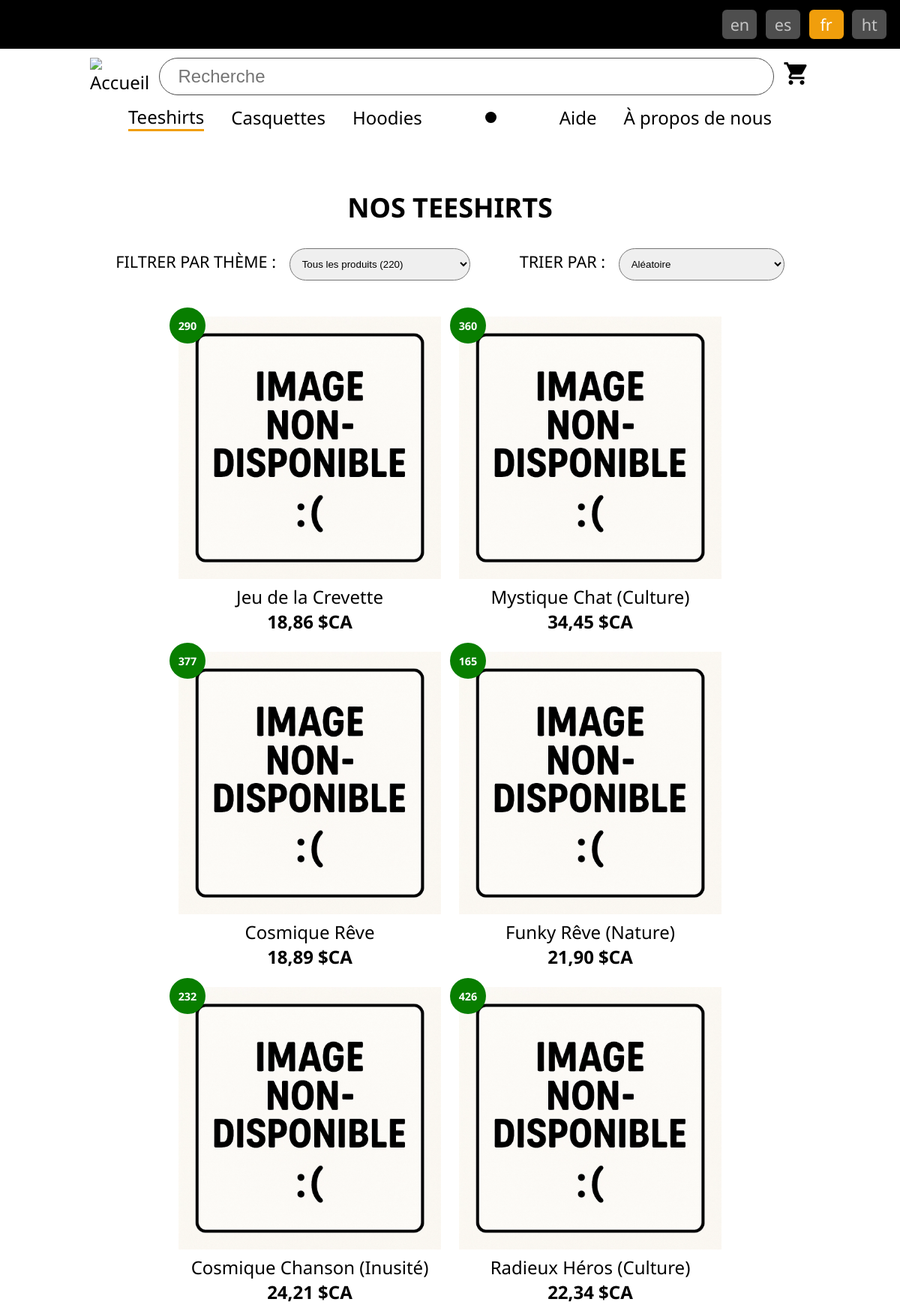
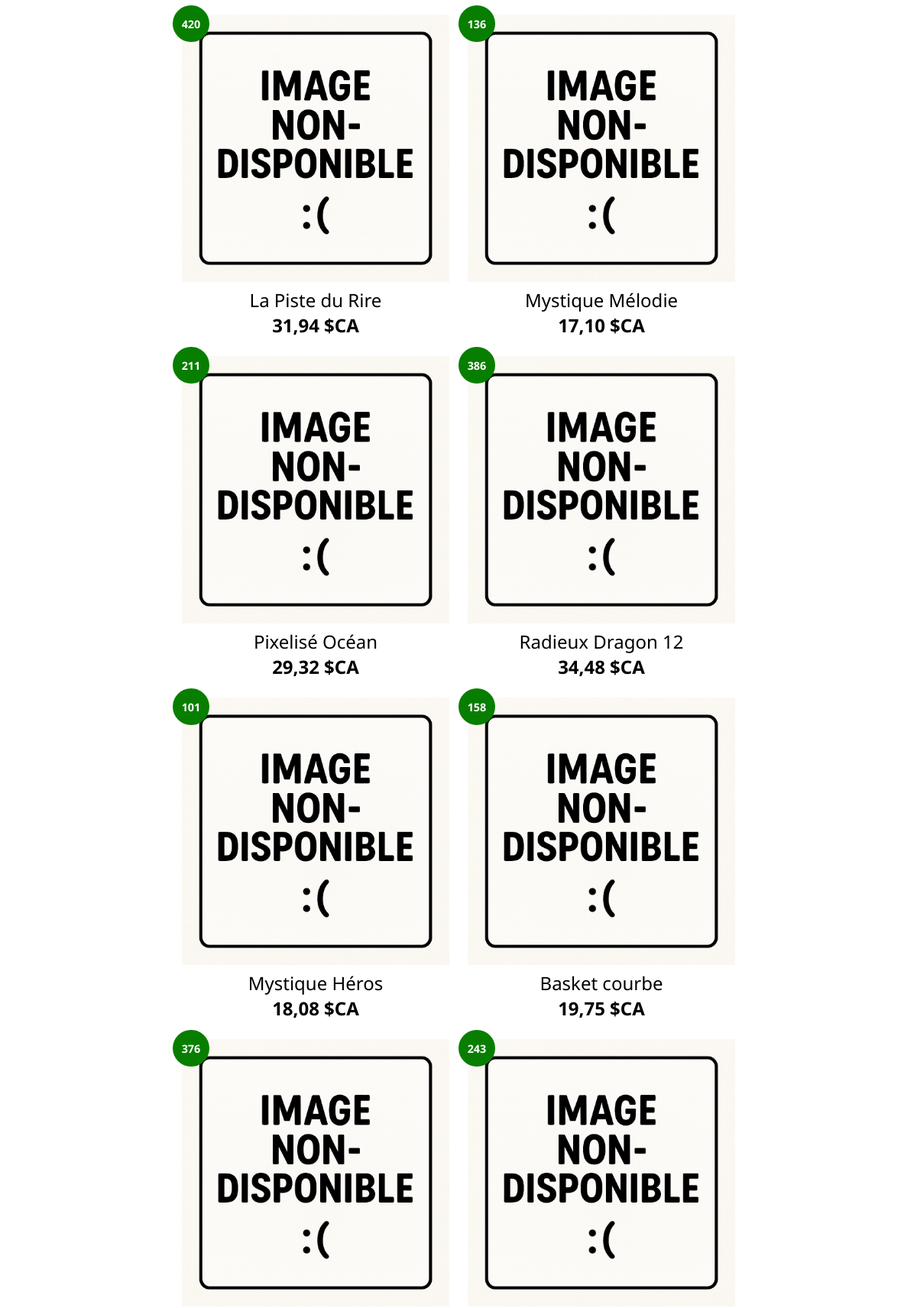
The app's page /teeshirts.php (upper part) with its own data (2 pictures, top to bottom).
### tables this page shows
CREATE TABLE `produits` (
  `id` SMALLINT NOT NULL AUTO_INCREMENT,
  `nom` VARCHAR(200) NOT NULL,
  `ventes` SMALLINT NOT NULL DEFAULT 0,
  `dac` DATE NOT NULL,
  `prix` DECIMAL(5,2) NOT NULL,
  `fichierImage` CHAR(11) NOT NULL DEFAULT 'ts0000.webp',
  `themeId` TINYINT NOT NULL,
  `categorieId` TINYINT NOT NULL,
  PRIMARY KEY (`id`),
  UNIQUE KEY (`nom`, `categorieId`)
) COMMENT 'les produits';

### lib/i18n.lib.php (called while the page is built, shortened)
<?php
function obtenirLanguesDisponibles()
{
    $langues = [];
    $contenuI18n = scandir("i18n");
    foreach ($contenuI18n as $nomFichier) {
        if ($nomFichier != "." && $nomFichier != "..") {
            $langues[] = substr($nomFichier, 0, 2);
        }
    }
    return $langues;
}
function determinerCodeLangue($codesLangues)
{
    $langue = "fr";
    return $langue;
}
function recupererTextesStatiques($codeLangue, $page)
{
    $textesChaineJson =  file_get_contents("i18n/" . $codeLangue . ".json");
    $textes = json_decode($textesChaineJson);
    return [
        $textes->entete,
        $textes->pied2page,
        $textes->$page,
        $textes->catalogue
    ];
}

### teeshirts.php (the view, shortened to what this page needs)
<?php
$page = "teeshirts";
include("commun/entete.inc.php");
$tri = $_GET["tri"] ?? "RAND()";
$filtre = $_GET["filtre"] ?? "tous";
$filtreSql = $filtre!="tous" ? " AND themeId=$filtre" : "";
$cnx = mysqli_connect('localhost', 'root', '');
mysqli_set_charset($cnx, 'utf8mb4');
mysqli_select_db($cnx, 'teetim');
$produitsJE = mysqli_query($cnx,
	"SELECT * FROM produits WHERE categorieId=1 $filtreSql ORDER BY $tri");
$produits = mysqli_fetch_all($produitsJE, MYSQLI_ASSOC);
$decompteProduits = count($produits);
?>
<main class="page-produits page-teeshirts">
	<article class="amorce">
		<h1><?= $_->titre; ?></h1>
		<form class="controle" action="">
			<div class="filtre">
				<label for="filtre">Filtrer par thème : </label>
				<select name="filtre" id="filtre">
					<option value="tous">Tous les produits (<?= $decompteProduits; ?>)</option>
				</select>
			</div>
			<div class="tri">
				<label for="tri"><?= $_cat->etiquetteTri; ?></label>
				<select name="tri" id="tri">
					<option <?= ($tri=="RAND()") ? "selected" : ""; ?> value="RAND()"><?= $_cat->triAleatoire; ?></option>
				</select>
			</div>
		</form>
	</article>
	<article class="principal">
		<?php
		foreach ($produits as $prd) :
			$fichierImage = "images/produits/teeshirts/{$prd['fichierImage']}";
		?>
			<div class="produit">
				<?php if($prd["ventes"] > 0) : ?>
					<span class="ventes"><?= $prd["ventes"]; ?></span>
				<?php endif; ?>
				<span class="image">
					<img
						src="<?= $fichierImage; ?>"
						alt="<?= $prd["nom"]; ?>"
					>
				</span>
				<span class="nom"><?= $prd["nom"]; ?></span>
				<span class="prix">
					<?=
						MessageFormatter::formatMessage(
							$langue, "{0, number, :: currency/CAD}",
							[$prd["prix"]]
						)
					?>
				</span>
			</div>
		<?php endforeach; ?>
	</article>
</main>
<?php
include("commun/pied2page.inc.php");
?>

### commun/entete.inc.php (shortened to what this page needs)
<?php
include("lib/i18n.lib.php");
$languesDisponibles = obtenirLanguesDisponibles();
$langue = determinerCodeLangue($languesDisponibles);
[$_ent, $_pp, $_, $_cat] = recupererTextesStatiques($langue, $page);
?>
<!DOCTYPE html>
<html lang="<?= $langue; ?>">
<head>
    <link rel="stylesheet" href="css/styles.css">
</head>
<body>
    <div class="conteneur">
        <header>
            <nav class="barre-haut">
                <?php foreach ($languesDisponibles as $codeLangue) :  ?>
                    <a
                        <?= $langue == $codeLangue ? 'class="actif"' : '' ?>
                        href="?lan=<?= $codeLangue; ?>">
                        <?= $codeLangue; ?>
                    </a>
                <?php endforeach ?>
            </nav>
            <nav class="barre-logo">
                <a class="logo" href="index.php"><img src="images/logo.png" alt="<?= $_ent->logoAlt; ?>"></a>
                <div class="panier-icone">
					<label for="panier-cc" class="material-icons">shopping_cart</label>
				</div>
                <input class="recherche" type="search" name="motscles" placeholder="<?= $_ent->recherchePlaceholder; ?>">
            </nav>
            <nav class="principale">
                <a <?= $page == "teeshirts" ? ' class="actif" ' : '' ?> href="teeshirts.php"><?= $_ent->menuTeeshirts; ?></a>
                <a <?= $page == "casquettes" ? ' class="actif" ' : '' ?> href="casquettes.php"><?= $_ent->menuCasquettes; ?></a>
                <a <?= $page == "hoodies" ? ' class="actif" ' : '' ?> href="hoodies.php"><?= $_ent->menuHoodies; ?></a>
                <span class="separateur"></span>
                <a <?= $page == "aide" ? ' class="actif" ' : '' ?> href="aide.php"><?= $_ent->menuAide; ?></a>
                <a <?= $page == "apropos" ? ' class="actif" ' : '' ?> href="apropos.php"><?= $_ent->menuNous; ?></a>
            </nav>
        </header>

### commun/pied2page.inc.php (shortened to what this page needs)
    </div>
</body>
</html>

### css/styles.css (style rules this page uses)
*, *::after, *::before { box-sizing: border-box; }
html { font-size: clamp(18px, 2vw, 24px); }
body { margin: 0; padding: 0; font-family: 'Noto Sans'; }
a, a:active, a:visited, a:link { color: inherit; text-decoration: none; }
.conteneur { width: 100%; height: 100vh; display: flex; flex-direction: column; }
nav.barre-haut { font-size: 0.9rem; background-color: var(--clr-fond-principale); color: var(--clr-texte-tertiaire); }
nav.barre-haut { margin: 0; padding: 0.5rem; padding-right: 0.5rem; display: flex; justify-content: flex-end; }
nav.barre-haut a { list-style: none; text-align: center; width: 2rem; margin: 0 0.2rem; padding: 0.2rem; border: 1px solid var(--clr-bordure-secondaire); background-color: var(--clr-fond-tertiaire); border-radius: 0.3rem; }
nav.barre-haut a.actif { background-color: var(--clr-fond-actif); color: var(--clr-texte-secondaire); }
.barre-logo { width: 80%; margin: 0.5rem auto; display: flex; align-items: center; justify-content: space-between; column-gap: 0.5rem; flex-wrap: wrap; }
.barre-logo .logo img { width: clamp(125px, 25vw, 250px); }
.barre-logo .recherche { width: 100%; flex-grow: 1; height: 50px; border: 1px solid var(--clr-fond-tertiaire); border-radius: 50px; padding: 0 1rem; font-size: 1rem; }
.barre-logo .panier-icone { position: relative; }
.barre-logo .panier-icone label { font-size: 1.5rem; cursor: pointer; }
nav.principale { display: none; position: absolute; top: 0; left: 0; bottom: 0; translate: -100%; background-color: var(--clr-fond-menu-responsive); flex-direction: column; justify-content: flex-start; align-items: flex-start; row-gap: 1.5rem; padding: 1rem; }
nav.principale .separateur { width: 100%; height: 2px; background-color: var(--clr-fond-principale); }
nav.principale a.actif { border-bottom: 3px solid var(--clr-fond-actif); }
main { flex-grow: 1; width: 95vw; margin: 2rem auto; }
main.page-produits .amorce { display: flex; flex-direction: column; align-items: center; text-transform: uppercase; }
main.page-produits .amorce .controle { display: flex; flex-direction: column; align-items: center; row-gap: 0.75rem; font-size: 0.9rem; }
main.page-produits .amorce .controle select { margin-left: 0.5rem; padding: 0.5rem 3rem 0.5rem 0.5rem; border-radius: 1rem; }
main.page-produits .principal { margin: 1rem auto; width: 90vw; margin-top: 2rem; display: flex; justify-content: center; flex-wrap: wrap; gap: 1rem; }
main.page-produits .principal .produit { position: relative; width: 33%; min-width: 200px; max-width: 350px; display: flex; flex-direction: column; cursor: pointer; }
main.page-produits .principal .produit .ventes { position: absolute; top: -0.5rem; left: -0.5rem; display: flex; justify-content: center; align-items: center; width: 2rem; height: 2rem; background-color: var(--clr-fond-badge); color: var(--clr-texte-secondaire); border-radius: 50%; font-size: 0.6rem; font-weight: bold; }
main.page-produits .principal .produit .image img { width: 100%; }
main.page-produits .principal .produit .nom { text-align: center; }
main.page-produits .principal .produit .prix { text-align: center; font-weight: bold; }
@media (min-width: 1000px) { .barre-logo { flex-wrap: nowrap; } }
@media (min-width: 1000px) { .barre-logo .logo img { width: clamp(250px, 35vw, 350px); } }
@media (min-width: 1000px) { .barre-logo .panier-icone { order: 1; } }
@media (min-width: 1000px) { nav.principale { translate: 0; display: flex; position: relative; top: initial; left: initial; bottom: initial; background-color: initial; flex-direction: row; justify-content: center; align-items: center; column-gap: 1.5rem; padding: 0; } }
@media (min-width: 1000px) { nav.principale .separateur { width: 15px; height: 15px; border-radius: 25px; background-color: var(--clr-fond-principale); margin: 0 2rem; } }
@media (min-width: 1000px) { main.page-produits .amorce .controle { flex-direction: row; align-items: center; justify-content: space-between; column-gap: 0.75rem; } }
@media (min-width: 1000px) { main.page-produits .amorce .controle>div { margin: 0 1rem; } }

### records on screen
produits: ventes "290", fichierImage (picture), nom "Jeu de la Crevette", prix "18,86 $CA"
produits: ventes "360", fichierImage (picture), nom "Mystique Chat (Culture)", prix "34,45 $CA"
produits: ventes "377", fichierImage (picture), nom "Cosmique Rêve", prix "18,89 $CA"
produits: ventes "165", fichierImage (picture), nom "Funky Rêve (Nature)", prix "21,90 $CA"
produits: ventes "232", fichierImage (picture), nom "Cosmique Chanson (Inusité)", prix "24,21 $CA"
produits: ventes "426", fichierImage (picture), nom "Radieux Héros (Culture)", prix "22,34 $CA"
produits: ventes "420", fichierImage (picture), nom "La Piste du Rire", prix "31,94 $CA"
produits: ventes "136", fichierImage (picture), nom "Mystique Mélodie", prix "17,10 $CA"
produits: ventes "211", fichierImage (picture), nom "Pixelisé Océan", prix "29,32 $CA"
produits: ventes "386", fichierImage (picture), nom "Radieux Dragon 12", prix "34,48 $CA"
produits: ventes "101", fichierImage (picture), nom "Mystique Héros", prix "18,08 $CA"
produits: ventes "158", fichierImage (picture), nom "Basket courbe", prix "19,75 $CA"
produits: ventes "376", fichierImage (picture)
produits: ventes "243", fichierImage (picture)

### other values on screen
$codeLangue "en"
$codeLangue "es"
$codeLangue "fr"
$codeLangue "ht"
$_ent->menuTeeshirts "Teeshirts"
$_ent->menuCasquettes "Casquettes"
$_ent->menuHoodies "Hoodies"
$_ent->menuAide "Aide"
$_ent->menuNous "À propos de nous"
$_->titre "NOS TEESHIRTS"
$_cat->etiquetteTri "TRIER PAR :"
form field tri "Aléatoire"
